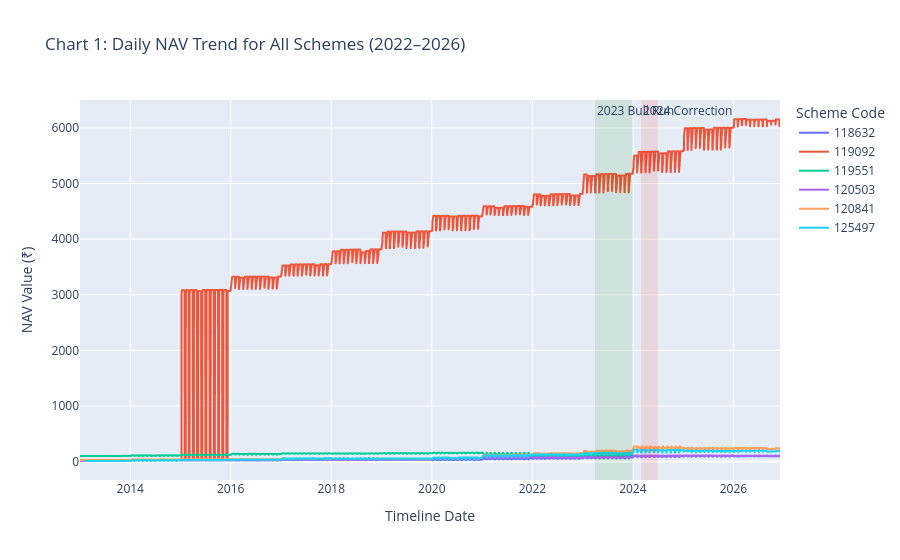

Write notebook code for a chart like this one.
### Code cell
import os
import pandas as pd
import matplotlib.pyplot as plt
import seaborn as sns
import plotly.express as px

target_folder = r"D:\MF_Project\exported_charts"
if not os.path.exists(target_folder):
    os.makedirs(target_folder)

nav_df = pd.read_sql_query("SELECT date, scheme_code, nav FROM fact_nav", engine)
nav_df['date'] = pd.to_datetime(nav_df['date'])

fig1 = px.line(nav_df, x='date', y='nav', color='scheme_code',
              title='Chart 1: Daily NAV Trend for All Schemes (2022–2026)')

fig1.add_vrect(x0="2023-04-01", x1="2023-12-31", fillcolor="green", opacity=0.1, 
              line_width=0, annotation_text="2023 Bull Run", annotation_position="top left")

fig1.add_vrect(x0="2024-03-01", x1="2024-06-30", fillcolor="red", opacity=0.1, 
              line_width=0, annotation_text="2024 Correction", annotation_position="top left")

fig1.update_layout(xaxis_title="Timeline Date", yaxis_title="NAV Value (₹)", legend_title="Scheme Code")
fig1.show()

plt.figure(figsize=(12, 6))
sns.lineplot(data=nav_df, x='date', y='nav', hue='scheme_code', legend=False, alpha=0.7)

plt.axvspan(pd.to_datetime("2023-04-01"), pd.to_datetime("2023-12-31"), color='green', alpha=0.1, label="2023 Bull Run")
plt.axvspan(pd.to_datetime("2024-03-01"), pd.to_datetime("2024-06-30"), color='red', alpha=0.1, label="2024 Correction")

plt.title("Chart 1: Daily NAV Trend for All Schemes (2022–2026)", fontsize=13, fontweight='bold')
plt.xlabel("Timeline Date")
plt.ylabel("NAV Value (₹)")
plt.tight_layout()

path_ch1 = os.path.join(target_folder, "01_master_nav_trend.png")
plt.savefig(path_ch1, dpi=300)
plt.close()

unique_schemes = nav_df['scheme_code'].unique()[:3]
for idx, scheme in enumerate(unique_schemes, start=2):
    sub_df = nav_df[nav_df['scheme_code'] == scheme]
    
    plt.figure(figsize=(10, 4))
    plt.plot(sub_df['date'], sub_df['nav'], color='#1f77b4', linewidth=1.5)
    plt.title(f"Chart {idx}: NAV Trend Breakdown - Scheme {scheme}", fontsize=11, fontweight='bold')
    plt.xlabel("Date")
    plt.ylabel("NAV (₹)")
    plt.tight_layout()
    
    path_sub = os.path.join(target_folder, f"0{idx}_nav_trend_{scheme}.png")
    plt.savefig(path_sub, dpi=300)
    plt.close()

### Figure 1 — Plotly figure (JSON) as saved in the notebook; plotly's stock layout.template omitted (floating-point values rounded to 4 significant figures; data arrays with more than 128 entries replaced by an {"elided": "..."} marker saying what was removed)
{"data": [{"hovertemplate": "scheme_code=118632<br>date=%{x}<br>nav=%{y}<extra></extra>", "legendgroup": "118632", "line": {"color": "#636efa", "dash": "solid"}, "marker": {"symbol": "circle"}, "mode": "lines", "name": "118632", "showlegend": true, "type": "scattergl", "x": {"elided": "5086 str values"}, "xaxis": "x", "y": {"elided": "5086 float values"}, "yaxis": "y"}, {"hovertemplate": "scheme_code=119092<br>date=%{x}<br>nav=%{y}<extra></extra>", "legendgroup": "119092", "line": {"color": "#EF553B", "dash": "solid"}, "marker": {"symbol": "circle"}, "mode": "lines", "name": "119092", "showlegend": true, "type": "scattergl", "x": {"elided": "5087 str values"}, "xaxis": "x", "y": {"elided": "5087 float values"}, "yaxis": "y"}, {"hovertemplate": "scheme_code=119551<br>date=%{x}<br>nav=%{y}<extra></extra>", "legendgroup": "119551", "line": {"color": "#00cc96", "dash": "solid"}, "marker": {"symbol": "circle"}, "mode": "lines", "name": "119551", "showlegend": true, "type": "scattergl", "x": {"elided": "5086 str values"}, "xaxis": "x", "y": {"elided": "5086 float values"}, "yaxis": "y"}, {"hovertemplate": "scheme_code=120503<br>date=%{x}<br>nav=%{y}<extra></extra>", "legendgroup": "120503", "line": {"color": "#ab63fa", "dash": "solid"}, "marker": {"symbol": "circle"}, "mode": "lines", "name": "120503", "showlegend": true, "type": "scattergl", "x": {"elided": "5086 str values"}, "xaxis": "x", "y": {"elided": "5086 float values"}, "yaxis": "y"}, {"hovertemplate": "scheme_code=120841<br>date=%{x}<br>nav=%{y}<extra></extra>", "legendgroup": "120841", "line": {"color": "#FFA15A", "dash": "solid"}, "marker": {"symbol": "circle"}, "mode": "lines", "name": "120841", "showlegend": true, "type": "scattergl", "x": {"elided": "5086 str values"}, "xaxis": "x", "y": {"elided": "5086 float values"}, "yaxis": "y"}, {"hovertemplate": "scheme_code=125497<br>date=%{x}<br>nav=%{y}<extra></extra>", "legendgroup": "125497", "line": {"color": "#19d3f3", "dash": "solid"}, "marker": {"symbol": "circle"}, "mode": "lines", "name": "125497", "showlegend": true, "type": "scattergl", "x": {"elided": "5045 str values"}, "xaxis": "x", "y": {"elided": "5045 float values"}, "yaxis": "y"}], "layout": {"annotations": [{"showarrow": false, "text": "2023 Bull Run", "x": "2023-04-01", "xanchor": "left", "xref": "x", "y": 1, "yanchor": "top", "yref": "y domain"}, {"showarrow": false, "text": "2024 Correction", "x": "2024-03-01", "xanchor": "left", "xref": "x", "y": 1, "yanchor": "top", "yref": "y domain"}], "legend": {"title": {"text": "Scheme Code"}, "tracegroupgap": 0}, "shapes": [{"fillcolor": "green", "line": {"width": 0}, "opacity": 0.1, "type": "rect", "x0": "2023-04-01", "x1": "2023-12-31", "xref": "x", "y0": 0, "y1": 1, "yref": "y domain"}, {"fillcolor": "red", "line": {"width": 0}, "opacity": 0.1, "type": "rect", "x0": "2024-03-01", "x1": "2024-06-30", "xref": "x", "y0": 0, "y1": 1, "yref": "y domain"}], "title": {"text": "Chart 1: Daily NAV Trend for All Schemes (2022–2026)"}, "xaxis": {"anchor": "y", "domain": [0, 1], "title": {"text": "Timeline Date"}}, "yaxis": {"anchor": "x", "domain": [0, 1], "title": {"text": "NAV Value (₹)"}}}}
